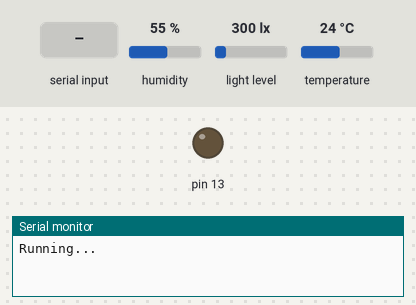
Simulated run of this sketch. Board: Arduino Uno, built with avr-gcc and run on an emulated ATmega328P. Parts: output pins drawn as LEDs (lit = HIGH), the last lines printed to the serial monitor. Wiring (inferred from the names in the program): DHT11 sensor: data A2. Inputs (shaded band) come from the test bench; at power-on: humidity 55 %, light level 300 lx, temperature 24 °C.

Above: at 1.2 s.
1.3 s: "y" received over Serial
At 2.5 s:
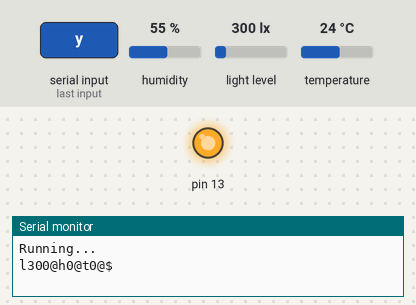
Timing chart, 0 to 4.3 s (numbered marks = the images above; inputs shaded):
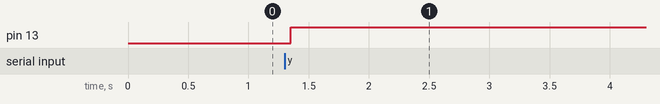

The sketch:

UNO_lux_hum_tem.ino
```cpp
/*
BH1750FVI Light senosr
  VCC >>> 3.3V
  SDA >>> A4
  SCL >>> A5
  addr >> A3//no connect
  Gnd >>>Gnd
DHT sensor
  data pin A2
*/

// First define the library :

#include <Wire.h>
#include <BH1750.h>
#include "DHT.h"

#define DHTPIN A2
#define DHTTYPE DHT11

DHT dht(DHTPIN, DHTTYPE);
BH1750 lightMeter;
long last_time = 0;

uint16_t lux = 0;
uint16_t humidity = 0;
uint16_t temperature = 0;

void setup()
{
  Serial.begin(115200);
  //init BH1750
  lightMeter.begin();
  Serial.println("Running...");
  pinMode(13, OUTPUT);
}

void show_value()
{
  Serial.print("Lux: ");
  Serial.print(lux);
  Serial.print("\t\t");
  Serial.print("Hum: ");
  Serial.print(humidity, 1);
  Serial.print("\t\t");
  Serial.print("Tem: ");
  Serial.print(temperature, 1);
  Serial.println();
}

void to_esp()
{
  String data = "";
  data = data + "l" + String(lux) + "@" + "h" + String(humidity) + "@" + "t" + String(temperature) + "@" + "$";
  Serial.print(data);
  /*
  Serial.print('l');
  Serial.print(lux);
  Serial.print('h');
  Serial.print(humidity, 1);
  Serial.print('t');
  Serial.print(temperature, 1);
  Serial.print('@');
  */
}
/*
void serialEvent(){
  show_value();
}
*/

void loop() {
  // Get Lux value
  lux = lightMeter.readLightLevel();
  // Get DHT value
  humidity = dht.readHumidity();
  temperature = dht.readTemperature();
  //String DHTstt = dht.getStatusString();

  if (Serial.available() > 0)
  {
    if ( Serial.read() == 'y')
    {
      to_esp();
      //lxxxxhxxxxtxxxx@
      digitalWrite(13, LOW);
      delay(50);
      digitalWrite(13, HIGH);
      delay(50);
    }
  }

}//===================================================================================END LOOP

/*
  long now = millis();
  if (now - last_time > 2000)
  {
    last_time = now;
    show_value();
  }//end if
  */
```

Measured:
- after the input at 1.3 s, pin 13: LOW → HIGH after 0.05 s
